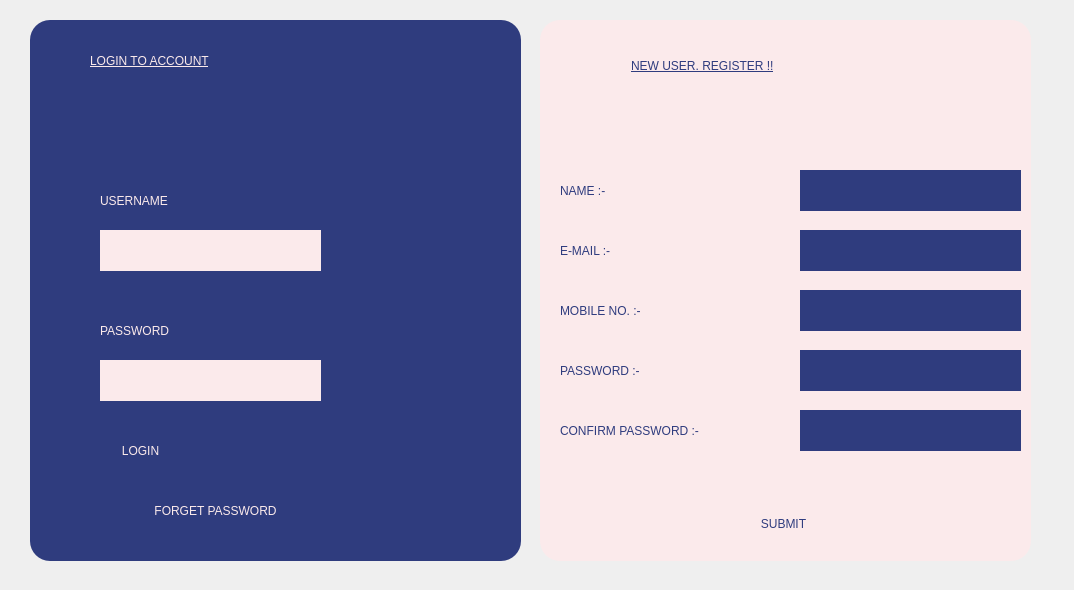
    <widget class="QWidget" name="tab">
     <attribute name="title">
      <string>Tab 1</string>
     </attribute>
     <widget class="QLabel" name="BACKGROUND">
      <property name="geometry">
       <rect>
        <x>0</x>
        <y>0</y>
        <width>1065</width>
        <height>581</height>
       </rect>
      </property>
      <property name="text">
       <string/>
      </property>
      <property name="pixmap">
       <pixmap>login background.jpg</pixmap>
      </property>
      <property name="scaledContents">
       <bool>true</bool>
      </property>
     </widget>
     <widget class="QLabel" name="LOGIN_BACKGROUND">
      <property name="geometry">
       <rect>
        <x>30</x>
        <y>20</y>
        <width>491</width>
        <height>541</height>
       </rect>
      </property>
      <property name="styleSheet">
       <string notr="true">background-color: rgb(47, 60, 126);
border-radius:20;</string>
      </property>
      <property name="text">
       <string/>
      </property>
      <property name="scaledContents">
       <bool>true</bool>
      </property>
     </widget>
     <widget class="QLabel" name="label_4">
      <property name="geometry">
       <rect>
        <x>540</x>
        <y>20</y>
        <width>491</width>
        <height>541</height>
       </rect>
      </property>
      <property name="styleSheet">
       <string notr="true">background-color: rgb(251, 234, 235);
border-radius:20;</string>
      </property>
      <property name="text">
       <string/>
      </property>
      <property name="scaledContents">
       <bool>true</bool>
      </property>
     </widget>
     <widget class="QLabel" name="label_2">
      <property name="geometry">
       <rect>
        <x>90</x>
        <y>30</y>
        <width>351</width>
        <height>61</height>
       </rect>
      </property>
      <property name="styleSheet">
       <string notr="true">color: rgb(251, 234, 235);
background-color: rgb(47, 60, 126);
text-decoration: underline;
font: 20pt &quot;Palatino Linotype&quot;;
border: NONE;</string>
      </property>
      <property name="text">
       <string>LOGIN TO ACCOUNT</string>
      </property>
     </widget>
     <widget class="QLabel" name="label_3">
      <property name="geometry">
       <rect>
        <x>100</x>
        <y>180</y>
        <width>221</width>
        <height>41</height>
       </rect>
      </property>
      <property name="styleSheet">
       <string notr="true">color: rgb(251, 234, 235);
background-color: rgb(47, 60, 126);
border: NONE;
font: 75 18pt &quot;Palatino Linotype&quot;;</string>
      </property>
      <property name="text">
       <string>USERNAME</string>
      </property>
     </widget>
     <widget class="QLabel" name="label_5">
      <property name="geometry">
       <rect>
        <x>100</x>
        <y>310</y>
        <width>221</width>
        <height>41</height>
       </rect>
      </property>
      <property name="styleSheet">
       <string notr="true">color: rgb(251, 234, 235);
background-color: rgb(47, 60, 126);
border: NONE;
font: 75 18pt &quot;Palatino Linotype&quot;;</string>
      </property>
      <property name="text">
       <string>PASSWORD</string>
      </property>
     </widget>
     <widget class="QPushButton" name="LOGIN">
      <property name="geometry">
       <rect>
        <x>100</x>
        <y>430</y>
        <width>81</width>
        <height>41</height>
       </rect>
      </property>
      <property name="styleSheet">
       <string notr="true">color: rgb(251, 234, 235);
background-color: rgb(47, 60, 126);
border: NONE;
font: 75 14pt &quot;Palatino Linotype&quot;;</string>
      </property>
      <property name="text">
       <string>LOGIN</string>
      </property>
     </widget>
     <widget class="QPushButton" name="FORGET_PASSWORD">
      <property name="geometry">
       <rect>
        <x>90</x>
        <y>490</y>
        <width>251</width>
        <height>41</height>
       </rect>
      </property>
      <property name="styleSheet">
       <string notr="true">color: rgb(251, 234, 235);
background-color: rgb(47, 60, 126);
border: NONE;
font: 75 14pt &quot;Palatino Linotype&quot;;</string>
      </property>
      <property name="text">
       <string>FORGET PASSWORD</string>
      </property>
     </widget>
     <widget class="QLabel" name="LOGIN_ALERT">
      <property name="geometry">
       <rect>
        <x>120</x>
        <y>100</y>
        <width>271</width>
        <height>41</height>
       </rect>
      </property>
      <property name="styleSheet">
       <string notr="true">color: rgb(255, 0, 0);
background-color: rgb(47, 60, 126);
border: NONE;
font: 75 12pt &quot;Palatino Linotype&quot;;</string>
      </property>
      <property name="text">
       <string/>
      </property>
     </widget>
     <widget class="QLabel" name="label_6">
      <property name="geometry">
       <rect>
        <x>631</x>
        <y>30</y>
        <width>351</width>
        <height>71</height>
       </rect>
      </property>
      <property name="styleSheet">
       <string notr="true">color: rgb(47, 60, 126);
background-color: rgb(251, 234, 235);
text-decoration: underline;
font: 16pt &quot;Palatino Linotype&quot;;
border: NONE;</string>
      </property>
      <property name="text">
       <string>NEW USER. REGISTER !!</string>
      </property>
     </widget>
     <widget class="QLabel" name="label_7">
      <property name="geometry">
       <rect>
        <x>560</x>
        <y>170</y>
        <width>91</width>
        <height>41</height>
       </rect>
      </property>
      <property name="styleSheet">
       <string notr="true">color: rgb(47, 60, 126);
background-color: rgb(251, 234, 235);
font: 12pt &quot;Palatino Linotype&quot;;
border: NONE;</string>
      </property>
      <property name="text">
       <string>NAME :- </string>
      </property>
     </widget>
     <widget class="QLabel" name="label_8">
      <property name="geometry">
       <rect>
        <x>560</x>
        <y>350</y>
        <width>141</width>
        <height>41</height>
       </rect>
      </property>
      <property name="styleSheet">
       <string notr="true">color: rgb(47, 60, 126);
background-color: rgb(251, 234, 235);
font: 12pt &quot;Palatino Linotype&quot;;
border: NONE;</string>
      </property>
      <property name="text">
       <string>PASSWORD :- </string>
      </property>
     </widget>
     <widget class="QLabel" name="label_9">
      <property name="geometry">
       <rect>
        <x>560</x>
        <y>290</y>
        <width>141</width>
        <height>41</height>
       </rect>
      </property>
      <property name="styleSheet">
       <string notr="true">color: rgb(47, 60, 126);
background-color: rgb(251, 234, 235);
font: 12pt &quot;Palatino Linotype&quot;;
border: NONE;</string>
      </property>
      <property name="text">
       <string>MOBILE NO. :- </string>
      </property>
     </widget>
     <widget class="QLabel" name="label_10">
      <property name="geometry">
       <rect>
        <x>560</x>
        <y>230</y>
        <width>91</width>
        <height>41</height>
       </rect>
      </property>
      <property name="styleSheet">
       <string notr="true">color: rgb(47, 60, 126);
background-color: rgb(251, 234, 235);
font: 12pt &quot;Palatino Linotype&quot;;
border: NONE;</string>
      </property>
      <property name="text">
       <string>E-MAIL :- </string>
      </property>
     </widget>
     <widget class="QLabel" name="label_11">
      <property name="geometry">
       <rect>
        <x>560</x>
        <y>410</y>
        <width>241</width>
        <height>41</height>
       </rect>
      </property>
      <property name="styleSheet">
       <string notr="true">color: rgb(47, 60, 126);
background-color: rgb(251, 234, 235);
font: 12pt &quot;Palatino Linotype&quot;;
border: NONE;</string>
      </property>
      <property name="text">
       <string>CONFIRM PASSWORD :- </string>
      </property>
     </widget>
     <widget class="QPushButton" name="REGISTER_BUTTON">
      <property name="geometry">
       <rect>
        <x>737</x>
        <y>510</y>
        <width>93</width>
        <height>28</height>
       </rect>
      </property>
      <property name="styleSheet">
       <string notr="true">color: rgb(47, 60, 126);
background-color: rgb(251, 234, 235);
font: 12pt &quot;Palatino Linotype&quot;;
border: NONE;</string>
      </property>
      <property name="text">
       <string>SUBMIT</string>
      </property>
     </widget>
     <widget class="QLabel" name="REGISTER_INFO">
      <property name="geometry">
       <rect>
        <x>645</x>
        <y>90</y>
        <width>281</width>
        <height>41</height>
       </rect>
      </property>
      <property name="styleSheet">
       <string notr="true">color: rgb(255, 0, 0);
border: NONE;
background-color: rgb(251, 234, 235);
font: 75 12pt &quot;Palatino Linotype&quot;;</string>
      </property>
      <property name="text">
       <string/>
      </property>
     </widget>
     <widget class="QLineEdit" name="USERNAME">
      <property name="geometry">
       <rect>
        <x>100</x>
        <y>230</y>
        <width>221</width>
        <height>41</height>
       </rect>
      </property>
      <property name="cursor">
       <cursorShape>IBeamCursor</cursorShape>
      </property>
      <property name="styleSheet">
       <string notr="true">color: rgb(47, 60, 126);
border: NONE;
background-color: rgb(251, 234, 235);
font: 75 18pt &quot;Palatino Linotype&quot;;</string>
      </property>
      <property name="text">
       <string/>
      </property>
     </widget>
     <widget class="QLineEdit" name="LOGIN_PASSWORD">
      <property name="geometry">
       <rect>
        <x>100</x>
        <y>360</y>
        <width>221</width>
        <height>41</height>
       </rect>
      </property>
      <property name="cursor">
       <cursorShape>IBeamCursor</cursorShape>
      </property>
      <property name="styleSheet">
       <string notr="true">color: rgb(47, 60, 126);
border: NONE;
background-color: rgb(251, 234, 235);
font: 75 18pt &quot;Palatino Linotype&quot;;</string>
      </property>
      <property name="inputMethodHints">
       <set>Qt::ImhHiddenText|Qt::ImhNoAutoUppercase|Qt::ImhNoPredictiveText|Qt::ImhSensitiveData</set>
      </property>
      <property name="echoMode">
       <enum>QLineEdit::Password</enum>
      </property>
     </widget>
     <widget class="QLineEdit" name="NAME">
      <property name="geometry">
       <rect>
        <x>800</x>
        <y>170</y>
        <width>221</width>
        <height>41</height>
       </rect>
      </property>
      <property name="styleSheet">
       <string notr="true">color: rgb(251, 234, 235);
border: NONE;
background-color: rgb(47, 60, 126);
font: 75 18pt &quot;Palatino Linotype&quot;;</string>
      </property>
     </widget>
     <widget class="QLineEdit" name="E_MAIL">
      <property name="geometry">
       <rect>
        <x>800</x>
        <y>230</y>
        <width>221</width>
        <height>41</height>
       </rect>
      </property>
      <property name="styleSheet">
       <string notr="true">color: rgb(251, 234, 235);
border: NONE;
background-color: rgb(47, 60, 126);
font: 75 18pt &quot;Palatino Linotype&quot;;</string>
      </property>
      <property name="inputMethodHints">
       <set>Qt::ImhEmailCharactersOnly</set>
      </property>
      <property name="echoMode">
       <enum>QLineEdit::Normal</enum>
      </property>
     </widget>
     <widget class="QLineEdit" name="MOBILE_NUMBER">
      <property name="geometry">
       <rect>
        <x>800</x>
        <y>290</y>
        <width>221</width>
        <height>41</height>
       </rect>
      </property>
      <property name="styleSheet">
       <string notr="true">color: rgb(251, 234, 235);
border: NONE;
background-color: rgb(47, 60, 126);
font: 75 18pt &quot;Palatino Linotype&quot;;</string>
      </property>
      <property name="inputMethodHints">
       <set>Qt::ImhDigitsOnly</set>
      </property>
     </widget>
     <widget class="QLineEdit" name="REGISTER_PASSWORD">
      <property name="geometry">
       <rect>
        <x>800</x>
        <y>350</y>
        <width>221</width>
        <height>41</height>
       </rect>
      </property>
      <property name="cursor">
       <cursorShape>IBeamCursor</cursorShape>
      </property>
      <property name="styleSheet">
       <string notr="true">color: rgb(251, 234, 235);
border: NONE;
background-color: rgb(47, 60, 126);
font: 75 18pt &quot;Palatino Linotype&quot;;</string>
      </property>
      <property name="inputMethodHints">
       <set>Qt::ImhHiddenText|Qt::ImhNoAutoUppercase|Qt::ImhNoPredictiveText|Qt::ImhSensitiveData</set>
      </property>
      <property name="echoMode">
       <enum>QLineEdit::Password</enum>
      </property>
     </widget>
     <widget class="QLineEdit" name="CONFIRM_PASSWORD">
      <property name="geometry">
       <rect>
        <x>800</x>
        <y>410</y>
        <width>221</width>
        <height>41</height>
       </rect>
      </property>
      <property name="styleSheet">
       <string notr="true">color: rgb(251, 234, 235);
border: NONE;
background-color: rgb(47, 60, 126);
font: 75 18pt &quot;Palatino Linotype&quot;;</string>
      </property>
      <property name="inputMethodHints">
       <set>Qt::ImhHiddenText|Qt::ImhNoAutoUppercase|Qt::ImhNoPredictiveText|Qt::ImhSensitiveData</set>
      </property>
      <property name="echoMode">
       <enum>QLineEdit::Password</enum>
      </property>
     </widget>
    </widget>
